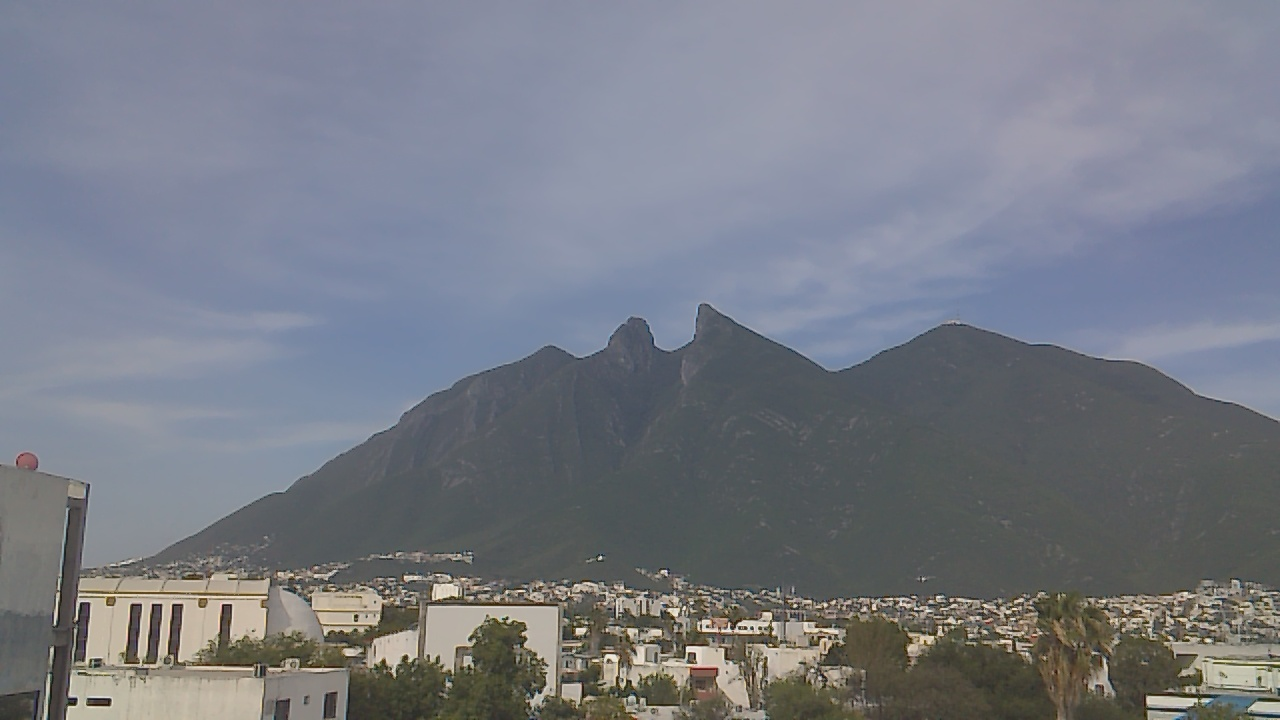
#> input picture actividad-2-08/panorama_images/img_001.jpg, 1280 x 720 px; its folder holds 4 pictures in this run
$ python actividad_2_08.py
#> lines starting #> are read from the running program, lines starting #| are printed output that depends on the picture; after the words box and inside, x2 and y2 are one past the last pixel; in counts of white or black regions, pixels touching at a corner belong together
# ACTIVIDAD 2.8
# Pipeline:
# 1. Cargar imágenes
# 2. Remover distorsión usando K, k1 y k2 obtenidos en 2.7
# 3. Detectar features con SIFT
# 4. Empatar features usando BFMatcher + KNN
# 5. Filtrar matches con Lowe Ratio Test
# 6. Calcular homografía usando RANSAC
# 7. Transformar esquinas con perspectiveTransform
# 8. Transformar la imagen con warpPerspective
# 9. Hacer stitching para formar panorama
#
# Funciones utilizadas:
# - cv2.undistort
# - cv2.SIFT_create
# - sift.detectAndCompute
# - cv2.BFMatcher
# - bf.knnMatch
# - cv2.findHomography
# - cv2.RANSAC
# - cv2.perspectiveTransform
# - cv2.warpPerspective
# ============================================================

import cv2
import numpy as np
import glob

# Matriz K y distorcion
K = np.array([
    [1.30487758e+03, 0.00000000e+00, 6.40220427e+02],
    [0.00000000e+00, 1.30484981e+03, 3.66430195e+02],
    [0.00000000e+00, 0.00000000e+00, 1.00000000e+00]
], dtype=np.float32)

dist = np.array([
    [ 1.29594899e-01,
      2.16938764e-01,
      0,
      0,
      0]
], dtype=np.float32)

image_paths = sorted(glob.glob("panorama_images/*.jpg"))

for p in image_paths:
    print(p)

if len(image_paths) < 2:
    print("\nNecesita minimo 2 imagenes\n")
    exit()

#Leer primera imagen
panorama = cv2.imread(image_paths[0])
#> panorama is the input picture: shape (720, 1280, 3); mean B, G, R 132.9, 123.2, 119.3

panorama = cv2.undistort(panorama,K,dist)

#Sift
sift = cv2.SIFT_create()

#Recorre resto de imagenes
for i in range(1, len(image_paths)):

    print("\n===================================")
    print(f"PROCESANDO {image_paths[i]}")
    print("===================================\n")

    #Carga nueva imagen
    new_image = cv2.imread(image_paths[i])
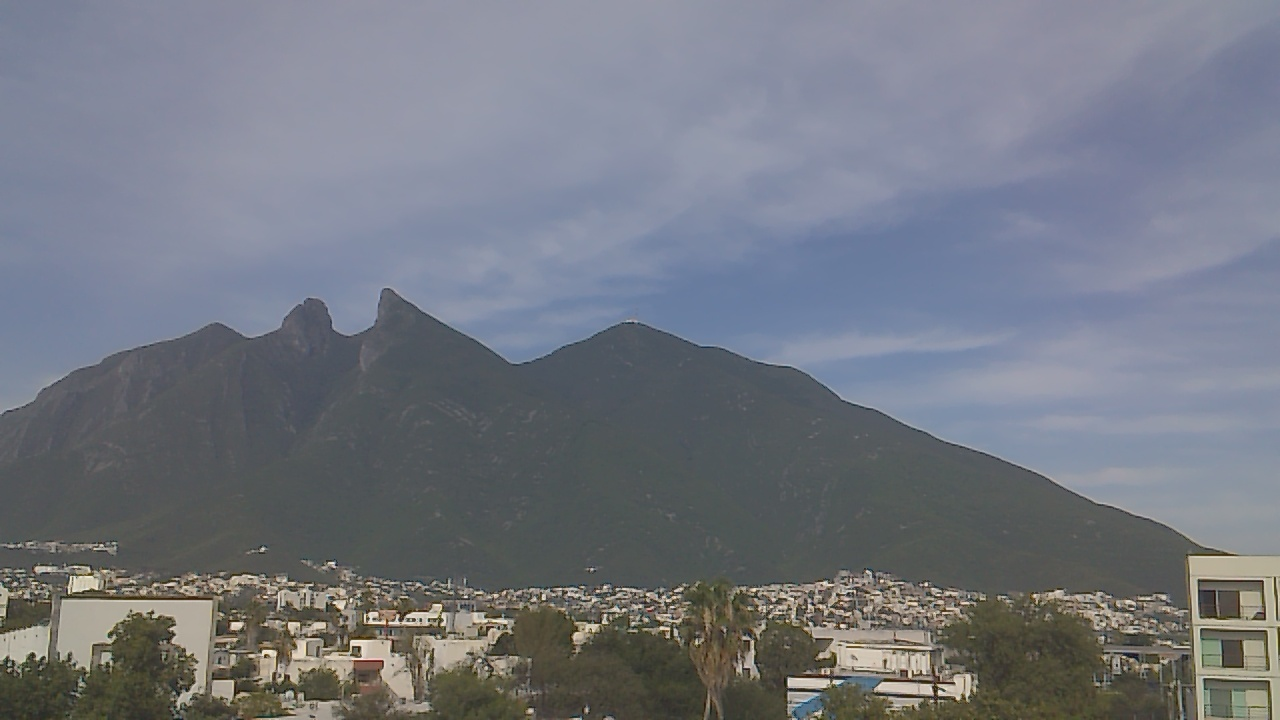
#> input picture actividad-2-08/panorama_images/img_002.jpg, 1280 x 720 px
#> new_image is the input picture: shape (720, 1280, 3); mean B, G, R 128.6, 119.3, 115.2

    new_image = cv2.undistort(new_image,K,dist)

    gray_panorama = cv2.cvtColor(panorama,cv2.COLOR_BGR2GRAY)
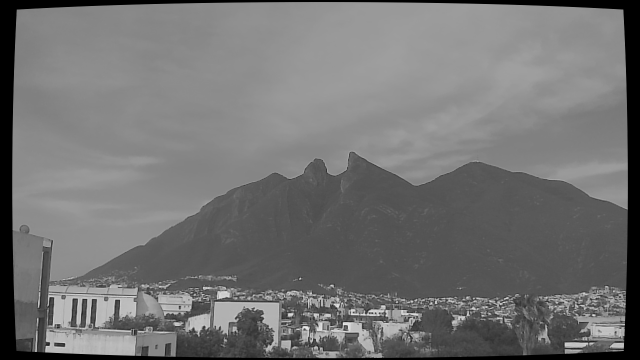
#> gray_panorama: shape (720, 1280) (shown at 1/2 size); min 0, max 235, mean 114.9

    gray_new = cv2.cvtColor(new_image,cv2.COLOR_BGR2GRAY)
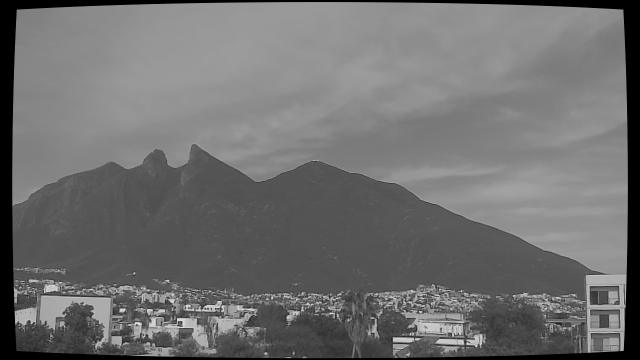
#> gray_new: shape (720, 1280) (shown at 1/2 size); min 0, max 234, mean 111.2

    #sift.detectAndCompute
    kp1, des1 = sift.detectAndCompute(gray_panorama,None)
#> kp1 = 2724 keypoints; strongest (x, y, size): (1248, 649, 2), (751, 626, 2.4), (72, 702, 2.7), (745, 626, 2.5)
    kp2, des2 = sift.detectAndCompute(gray_new,None)
#> kp2 = 2821 keypoints; strongest (x, y, size): (423, 617, 2.1), (923, 582, 2.3), (935, 687, 3.3), (244, 620, 6)

    print(f"Features panorama: {len(kp1)}")
#| Features panorama: 2724
    print(f"Features new image: {len(kp2)}")
#| Features new image: 2821

    #cv2.BFMatcher
    bf = cv2.BFMatcher()

    #bf.knnMatch
    matches = bf.knnMatch(des1,des2,k=2)
#> matches = 2724 matches

    good_matches = []

    for m, n in matches:
        if m.distance < 0.75 * n.distance:
            good_matches.append(m)
#> after the loop, good_matches = 755 matches

    print(f"Good matches: {len(good_matches)}")
#| Good matches: 755

    #Dibuja matches
    match_img = cv2.drawMatches(panorama,kp1,new_image,kp2,good_matches,None,flags=2)
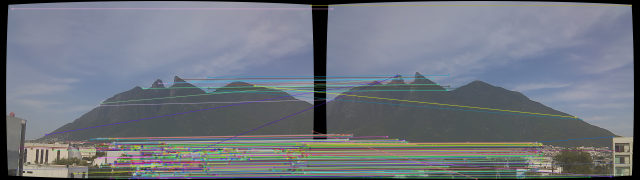
#> match_img: shape (720, 2560, 3) (shown at 1/4 size); mean B, G, R 127.3, 117.9, 112.4

    cv2.imshow("Matches",match_img)
    cv2.waitKey(500)

    src_pts = np.float32([
        kp1[m.queryIdx].pt
        for m in good_matches
    ]).reshape(-1,1,2)
#> src_pts = 755 rows, first 8: [49.05, 35], [64.89, 677.2], [78.64, 590.8], [183.6, 538.6], [216.2, 602.4], [266.6, 565.5], [295.3, 693.6], [340.4, 687.4]

    dst_pts = np.float32([
        kp2[m.trainIdx].pt
        for m in good_matches
    ]).reshape(-1,1,2)
#> dst_pts = 755 rows, first 8: [49.1, 35.37], [1216.5, 653.6], [1196.9, 602.1], [236, 327.1], [188.5, 615.4], [144.3, 628.2], [829.5, 637], [829.5, 637]

    #cv2.findHomography + cv2.RANSAC
    H, mask = cv2.findHomography(
        dst_pts,
        src_pts,
        cv2.RANSAC,
        5.0
    )
#> H = [[0.841, 0.0326, 335.6], [-0.0808, 0.938, 48.04], [-0.000121, -3.96e-06, 1]]; mask = 755 values, max 1 at index 11, min 0 at index 0, mean 0.958
    print("\nHomografia:")
    print(H)
#| [[ 8.41446358e-01  3.25882397e-02  3.35612301e+02]
#|  [-8.07978957e-02  9.37850803e-01  4.80432733e+01]
#|  [-1.21233930e-04 -3.95807008e-06  1.00000000e+00]]

    # cv2.perspectiveTransform
    h1, w1 = panorama.shape[:2]
    h2, w2 = new_image.shape[:2]

    corners_img2 = np.float32([
        [0,0],
        [0,h2],
        [w2,h2],
        [w2,0]
    ]).reshape(-1,1,2)

    transformed_corners = cv2.perspectiveTransform(
        corners_img2,
        H
    )
#> transformed_corners = [[335.6, 48.04], [360.1, 725.4], [1705.7, 736.2], [1672.1, -65.55]]

    #cv2.warpPerspective
    warped = cv2.warpPerspective(new_image,H,(w1 + w2, max(h1, h2)))

    #Pegar panorama anterior
    for y in range(h1):
        for x in range(w1):
            if np.all(warped[y, x] == 0):
                warped[y, x] = panorama[y, x]
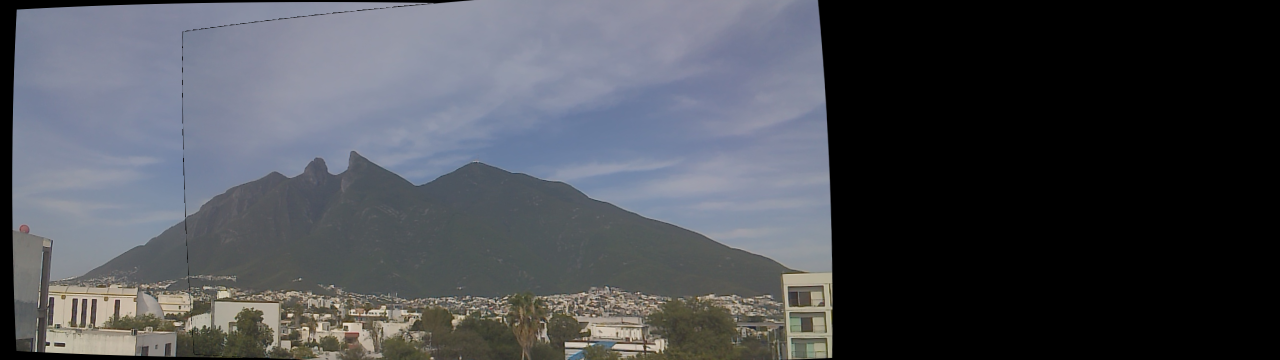
#> warped: shape (720, 2560, 3) (shown at 1/2 size); mean B, G, R 83.4, 77.2, 74.5

    gray_result = cv2.cvtColor(warped,cv2.COLOR_BGR2GRAY)
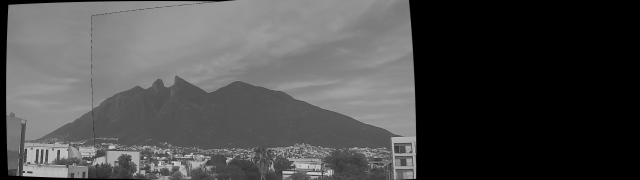
#> gray_result: shape (720, 2560) (shown at 1/4 size); min 0, max 231, mean 77.1

    coords = cv2.findNonZero(gray_result)
#> coords = contour of 1163100 points, box (x1, y1, x2, y2) (24, 0, 1667, 720), area 298682
    x, y, w, h = cv2.boundingRect(coords)
#> x = 24; y = 0; w = 1643; h = 720
    panorama = warped[y:y+h,x:x+w]
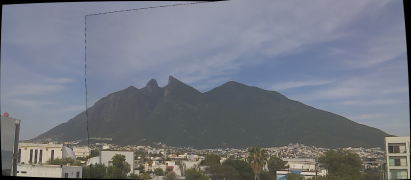
#> panorama: shape (720, 1643, 3) (shown at 1/4 size); mean B, G, R 130, 120.3, 116
#> pass 2 of the loop `for i in range(1, len(image_paths)):`:
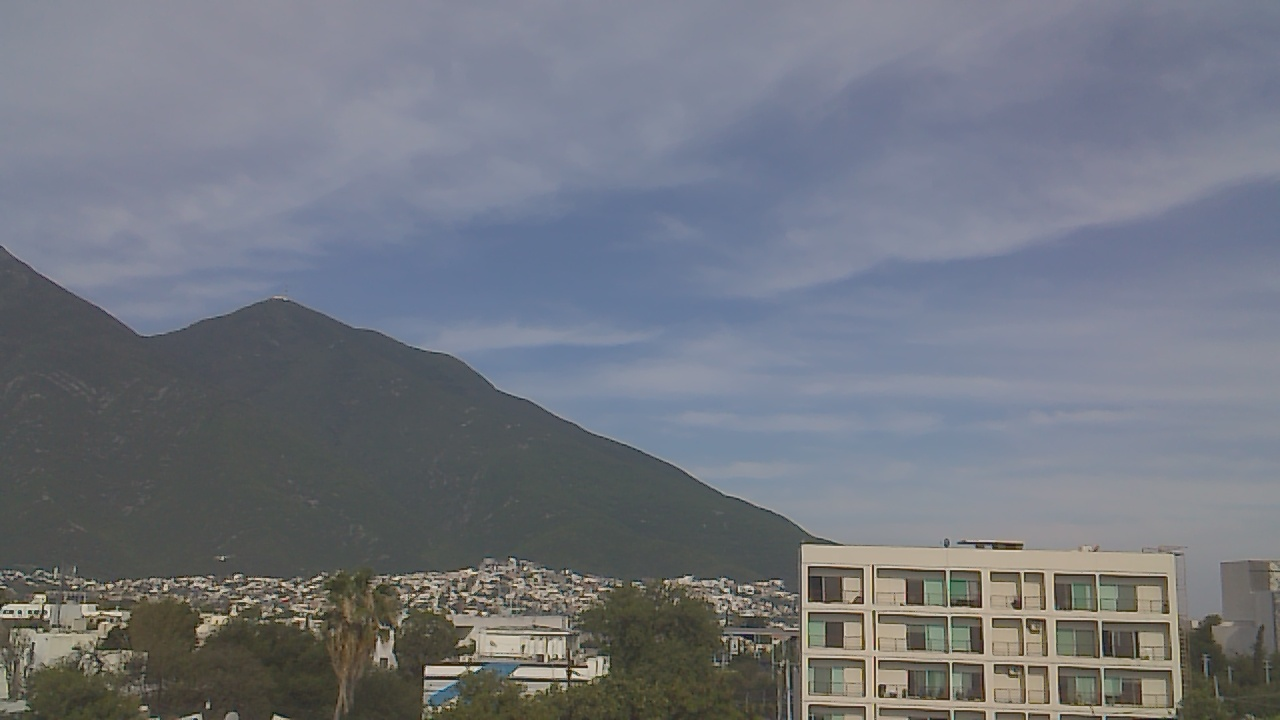
#> input picture actividad-2-08/panorama_images/img_003.jpg, 1280 x 720 px
#> new_image is the input picture: shape (720, 1280, 3); mean B, G, R 126.6, 117.7, 113.5
#> gray_panorama: shape (720, 1643)
#> kp1 = 3753 keypoints; strongest (x, y, size): (48, 702, 2.7), (556, 630, 5.8), (72, 688, 5.1), (102, 690, 5.8)
#> kp2 = 2283 keypoints; strongest (x, y, size): (54, 602, 2.3), (46, 602, 2.5), (1089, 708, 2.1), (803, 713, 4.3)
#| Features panorama: 3753
#| Features new image: 2283
#> matches = 3753 matches
#> after the loop `for m, n in matches:`: good_matches = 676 matches
#| Good matches: 676
#> match_img: shape (720, 2923, 3)
#> src_pts = 676 rows, first 8: [10.01, 700.5], [13.53, 695.6], [18.33, 27.51], [18.33, 27.51], [35.73, 701.7], [50.67, 649.8], [210.7, 604.8], [331.7, 612]
#> dst_pts = 676 rows, first 8: [1235.6, 29.2], [1233.9, 686.6], [1235.6, 29.2], [1235.6, 29.2], [796.6, 714.1], [280.2, 297.8], [955.6, 540.9], [897.1, 582.9]
#> H = [[0.668, 0.047, 650.8], [-0.164, 0.898, 74.52], [-0.000248, -2.8e-05, 1]]; mask = 676 values, max 1 at index 21, min 0 at index 0, mean 0.892
#| [[ 6.67892755e-01  4.69918870e-02  6.50844715e+02]
#|  [-1.63779982e-01  8.97710371e-01  7.45198068e+01]
#|  [-2.48380692e-04 -2.79653289e-05  1.00000000e+00]]
#> transformed_corners = [[650.8, 74.52], [698.7, 735.7], [2325.9, 772.3], [2207.6, -198.1]]
#> `gray_result = cv2.cvtColor(warped,cv2.COLOR_BGR2GRAY)`:
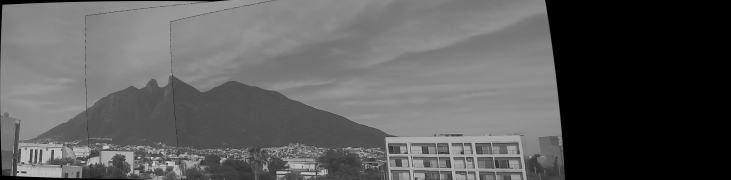
#> gray_result: shape (720, 2923) (shown at 1/4 size); min 0, max 231, mean 92.3
#> coords = contour of 1591679 points, box (x1, y1, x2, y2) (0, 0, 2262, 720), area 334592
#> x = 0; w = 2262
#> `panorama = warped[y:y+h,x:x+w]`:
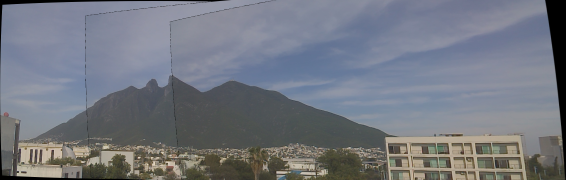
#> panorama: shape (720, 2262, 3) (shown at 1/4 size); mean B, G, R 128.6, 119.4, 115.3
#> pass 3 of the loop `for i in range(1, len(image_paths)):`:
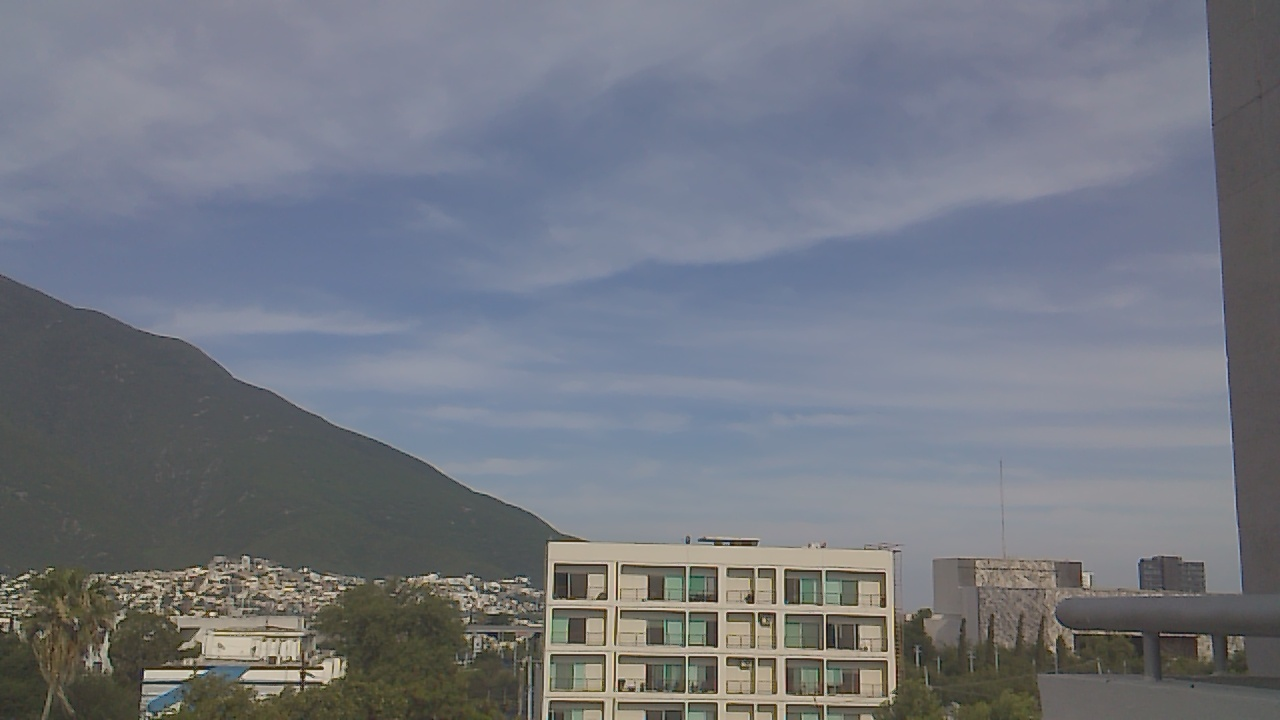
#> input picture actividad-2-08/panorama_images/img_004.jpg, 1280 x 720 px
#> new_image is the input picture: shape (720, 1280, 3); mean B, G, R 128.9, 119.2, 114.8
#> gray_panorama: shape (720, 2262)
#> kp1 = 4138 keypoints; strongest (x, y, size): (48, 702, 2.7), (556, 630, 5.8), (72, 688, 5.1), (102, 690, 5.8)
#> kp2 = 2086 keypoints; strongest (x, y, size): (546, 713, 4.3), (30, 609, 2.6), (326, 663, 2.7), (211, 664, 3.2)
#| Features panorama: 4138
#| Features new image: 2086
#> matches = 4138 matches
#> after the loop `for m, n in matches:`: good_matches = 471 matches
#| Good matches: 471
#> match_img: shape (720, 3542, 3)
#> src_pts = 471 rows, first 8: [10.01, 700.5], [82.15, 566.2], [119.6, 639.3], [299.9, 707.7], [314.4, 640.7], [325.3, 711.4], [624.2, 672.1], [742.6, 710]
#> dst_pts = 471 rows, first 8: [1243.9, 21.43], [160.5, 684.9], [706, 674.5], [159.2, 681.9], [813.6, 588.3], [782.2, 713.9], [1136.9, 552], [343.5, 668.1]
#> H = [[0.534, 0.0735, 889.1], [-0.226, 0.905, 69.63], [-0.000346, -3.14e-05, 1]]; mask = 471 values, max 1 at index 20, min 0 at index 0, mean 0.837
#| [[ 5.33798790e-01  7.35487014e-02  8.89126781e+02]
#|  [-2.26081604e-01  9.04872648e-01  6.96291895e+01]
#|  [-3.46433408e-04 -3.14431471e-05  1.00000000e+00]]
#> transformed_corners = [[889.1, 69.63], [963.9, 737.8], [3044.1, 808.6], [2825.2, -394.8]]
#> `gray_result = cv2.cvtColor(warped,cv2.COLOR_BGR2GRAY)`:
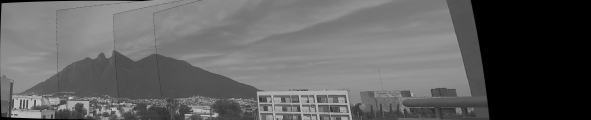
#> gray_result: shape (720, 3542) (shown at 1/6 size); min 0, max 231, mean 98
#> coords = contour of 2067524 points, box (x1, y1, x2, y2) (0, 0, 2940, 720), area 340388
#> w = 2940
#> `panorama = warped[y:y+h,x:x+w]`:
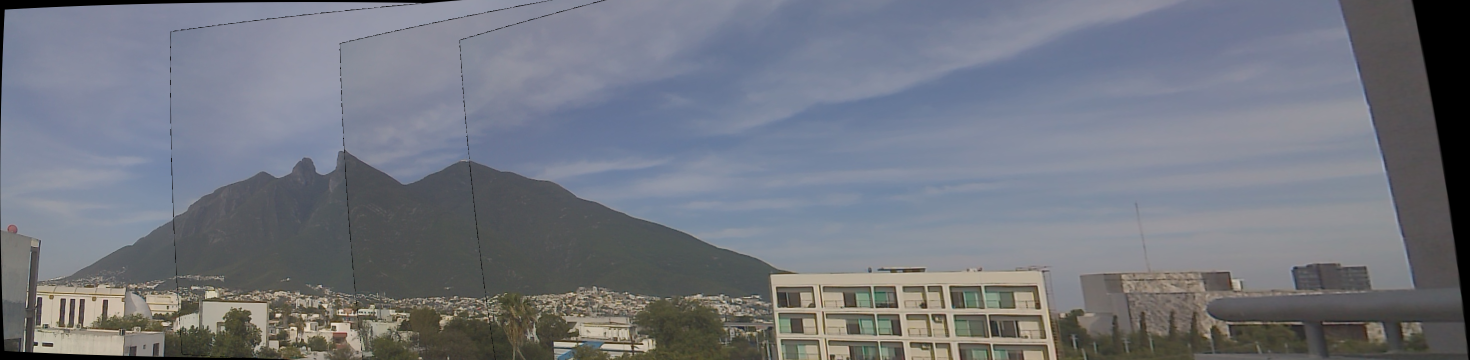
#> panorama: shape (720, 2940, 3) (shown at 1/2 size); mean B, G, R 127.1, 118.2, 114.3


#Guarda resultado
cv2.imwrite("panorama_final.jpg",panorama)
print("Guardado: panorama_final.jpg")

cv2.imshow("Panorama Final",panorama)
print("\nENTER para salir\n")

while True:
    key = cv2.waitKey(1)
#> (key Esc is pressed here)
    if key == 13:
        break
cv2.destroyAllWindows()
